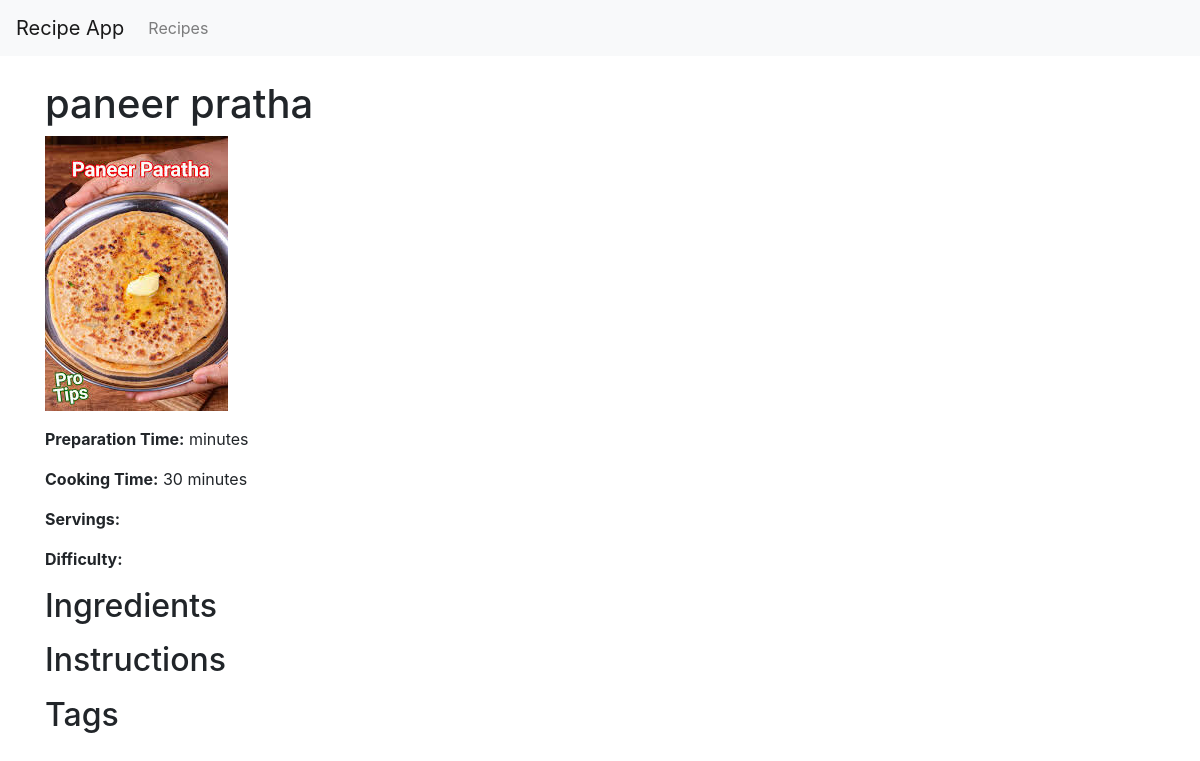
Page /recipe/914120bd-e870-4bdc-ac2f-057245a96656/ on the committed database.
### recipes/models.py (models this page shows, shortened)
class Recipe(models.Model):
    DIFFICULTY_CHOICES = [
        ('Easy', 'Easy'),
        ('Medium', 'Medium'),
        ('Intermediate', 'Intermediate'),
        ('Hard', 'Hard'),
    ]
    id = models.UUIDField(primary_key=True, default=uuid.uuid4, editable=False)
    name = models.CharField(max_length=100)
    ingredients = models.TextField()
    cooking_time = models.PositiveIntegerField(help_text="in minutes")
    instructions = models.TextField(default="No instructions provided.")
    image = models.ImageField(upload_to='recipe_images/', default='default_recipe.jpg')
    difficulty = models.CharField(max_length=20, choices=DIFFICULTY_CHOICES, default='Easy')
    author = models.ForeignKey(User, on_delete=models.SET_NULL, null=True, blank=True)
    class Meta:
        ordering = ['name']

### recipes/views.py (the view)
# urls.py: path('recipe/<uuid:pk>/', views.RecipeDetailView.as_view(), name='recipe_detail'),
class RecipeDetailView(DetailView):
    model = Recipe
    template_name = 'recipes/recipe_detail.html'

### recipes/templates/recipes/recipe_detail.html (shortened to what this page needs)
{% extends 'recipes/base.html' %}
{% block content %}
<div class="recipe-detail-container">
    <h1>{{ recipe.name }}</h1>
    <img src="{{ recipe.image.url }}" alt="{{ recipe.name }}" class="recipe-image">
    <div class="recipe-info">
        <p><strong>Preparation Time:</strong> {{ recipe.preparation_time }} minutes</p>
        <p><strong>Cooking Time:</strong> {{ recipe.cooking_time }} minutes</p>
        <p><strong>Servings:</strong> {{ recipe.servings }}</p>
        <p><strong>Difficulty:</strong> {{ difficulty }}</p>
    </div>
    <h2>Ingredients</h2>
    <h2>Instructions</h2>
    <h2>Tags</h2>
</div>
{% endblock %}

### rows in the picture
Recipe: name "paneer pratha", image (picture), cooking_time "30"
